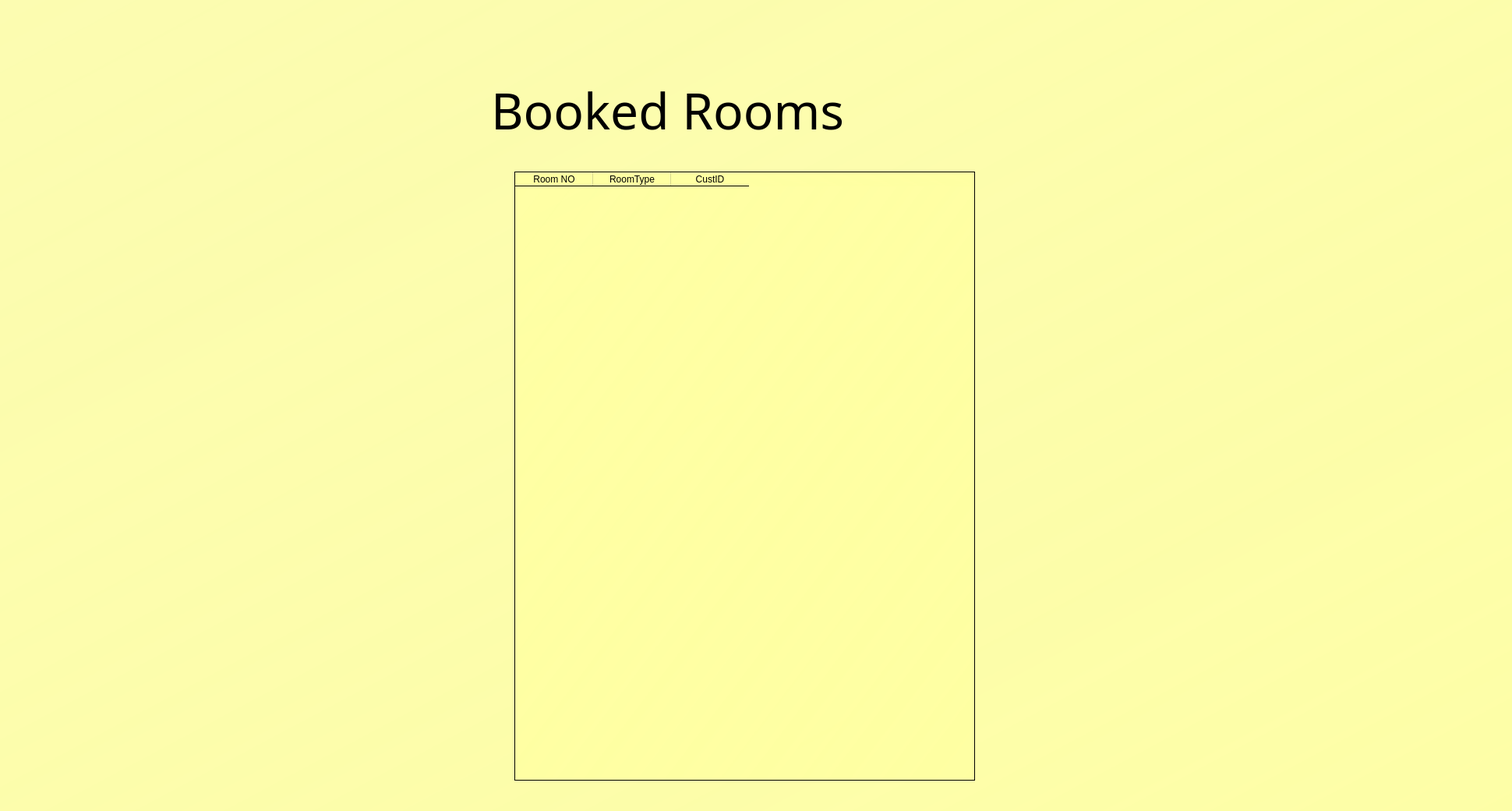
<?xml version="1.0" encoding="UTF-8"?>
<ui version="4.0">
 <class>Dialog</class>
 <widget class="QDialog" name="Dialog">
  <property name="geometry">
   <rect>
    <x>0</x>
    <y>0</y>
    <width>1940</width>
    <height>1040</height>
   </rect>
  </property>
  <property name="windowTitle">
   <string>Dialog</string>
  </property>
  <widget class="QWidget" name="widget" native="true">
   <property name="geometry">
    <rect>
     <x>0</x>
     <y>0</y>
     <width>1940</width>
     <height>1040</height>
    </rect>
   </property>
   <property name="styleSheet">
    <string notr="true">QWidget#widget{
background-color:qlineargradient(spread:reflect, x1:1, y1:1, x2:0, y2:0, stop:0 rgba(254, 255, 162, 240), stop:1 rgba(255, 255, 162, 206));}</string>
   </property>
   <widget class="QLabel" name="loginlbl">
    <property name="geometry">
     <rect>
      <x>630</x>
      <y>70</y>
      <width>671</width>
      <height>141</height>
     </rect>
    </property>
    <property name="font">
     <font>
      <family>Lucida Calligraphy</family>
      <pointsize>48</pointsize>
      <weight>50</weight>
      <italic>false</italic>
      <bold>false</bold>
     </font>
    </property>
    <property name="styleSheet">
     <string notr="true">font: 48pt &quot;Lucida Calligraphy&quot;;</string>
    </property>
    <property name="text">
     <string>Booked Rooms</string>
    </property>
   </widget>
   <widget class="QTableWidget" name="tbl">
    <property name="geometry">
     <rect>
      <x>660</x>
      <y>220</y>
      <width>591</width>
      <height>781</height>
     </rect>
    </property>
    <property name="styleSheet">
     <string notr="true">background-color: qlineargradient(spread:reflect, x1:1, y1:1, x2:0, y2:0, stop:0 rgba(254, 255, 162, 240), stop:1 rgba(255, 255, 162, 206));</string>
    </property>
    <column>
     <property name="text">
      <string>Room NO</string>
     </property>
    </column>
    <column>
     <property name="text">
      <string>RoomType</string>
     </property>
    </column>
    <column>
     <property name="text">
      <string>CustID</string>
     </property>
    </column>
   </widget>
  </widget>
 </widget>
 <resources>
  <include location="../../../anaconda3/Library/bin/abc.qrc"/>
  <include location="images.qrc"/>
 </resources>
 <connections/>
</ui>
